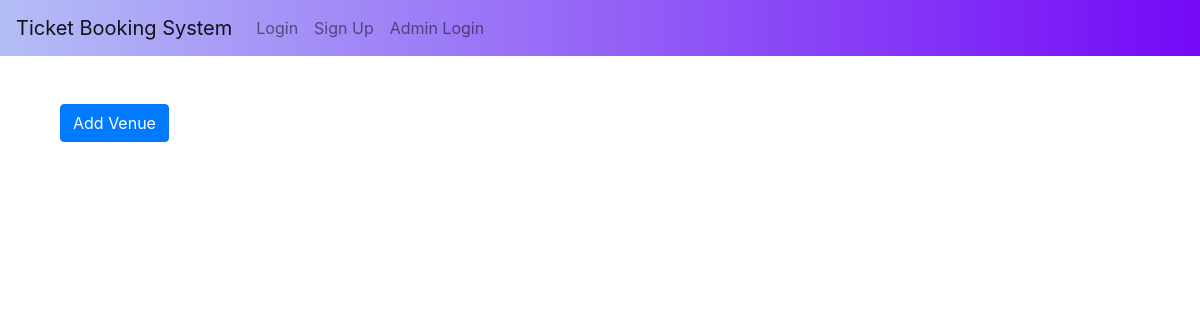
The page /venue/ on the database as committed earlier.
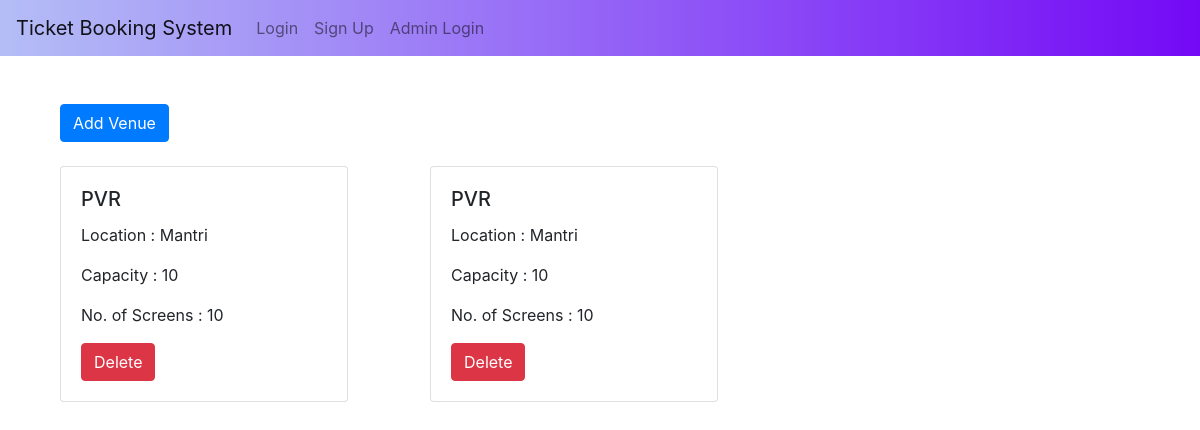
The same page on the database as committed later.
### venue/models.py (models this page shows)
class Venue(db.Model):
    id = db.Column(db.Integer, primary_key=True)
    name = db.Column(db.String, nullable=False)
    place = db.Column(db.String, nullable=True)
    capacity = db.Column(db.Integer, nullable=True)
    screens = db.Column(db.Integer, nullable=False)
    show = db.relationship("Show", cascade="all, delete", backref="show_venue")

### venue/views.py (the view)
@venue.route("/", methods=["GET"])
def venues():
    if request.method == "GET":
        venues = Venue.query.all()
        return render_template("venue.html", venues=venues, user=current_user)

### website/templates/venue.html
{% extends "base.html" %} {% block title %}Login{% endblock %} {% block content
%}
<div class="container mt-4">
  <a href="http://localhost:5000/venue/create" class="btn btn-primary bton-outline-primary mb-4 mt-4">Add Venue</a>
  <div class="row">
    {% for venue in venues %}
    <div class="col-4">
      <div class="card" style="width: 18rem;">
        <div class="card-body">
          <h5 class="card-title">{{venue.name}}</h5>
          <p class="card-text">Location : {{venue.place}}</p>
          <p class="card-text">Capacity : {{venue.capacity}}</p>
          <p class="card-text">No. of Screens : {{venue.screens}}</p>
          <span>
            <a href="/venue/delete/{{venue.id}}" class="btn btn-danger">Delete</a>
          </span>
        </div>
      </div>
    </div>
    {% endfor %}
  </div>
</div>
{% endblock %}

Rows that differ between the two databases and show on the page:
added Venue: name "PVR", place "Mantri", capacity "10", screens "10"
added Venue: name "PVR", place "Mantri", capacity "10", screens "10"
